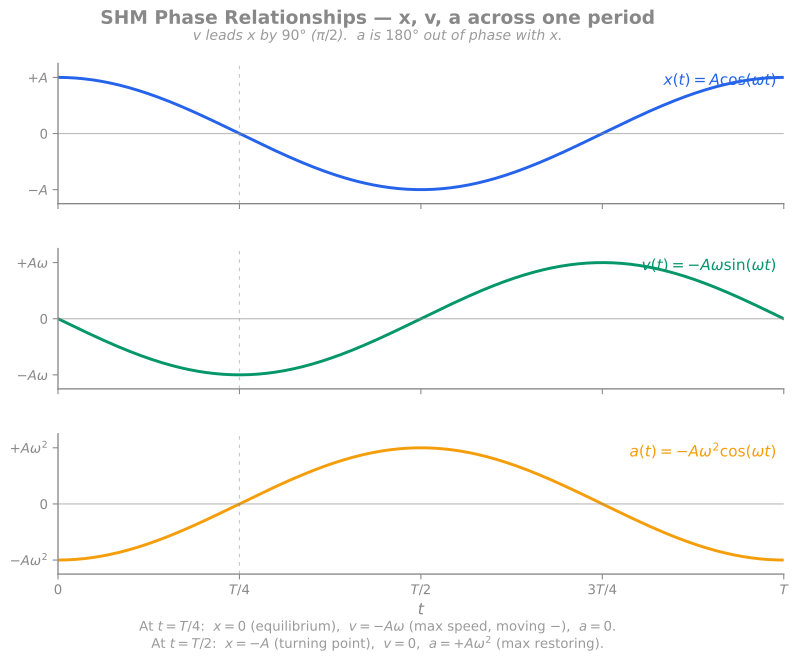

The script that saved this image:
"""
SHM phase relationships — x(t), v(t), a(t) across one period.
Generates shm-phase-relationships.svg in the same directory.

Run from anywhere:
    python "Physics/Mechanics/shm-phase-relationships.py"
"""
import matplotlib
matplotlib.use("Agg")
import matplotlib.pyplot as plt
import numpy as np
from pathlib import Path

# Vault color scheme
TEXT = "#888888"
AXIS = "#888888"
GRID = "#888888"
BLUE = "#2563eb"   # x — position
GREEN = "#059669"  # v — velocity
AMBER = "#f59e0b"  # a — acceleration

# One full period, well sampled
omega = 2 * np.pi          # T = 1 (units are arbitrary; we label fractions of T)
A = 1.0
t = np.linspace(0, 1.0, 1000)

x = A * np.cos(omega * t)
v = -A * omega * np.sin(omega * t)
a = -A * omega**2 * np.cos(omega * t)

fig, axes = plt.subplots(3, 1, figsize=(9, 7), sharex=True)
fig.patch.set_alpha(0)

# Title centred at the top of the figure
fig.suptitle(
    "SHM Phase Relationships — x, v, a across one period",
    color=TEXT, fontsize=14, fontweight="bold", y=0.97,
)
fig.text(
    0.5, 0.925,
    r"$v$ leads $x$ by $90°$ ($\pi/2$).  $a$ is $180°$ out of phase with $x$.",
    color=TEXT, fontsize=10.5, ha="center", style="italic", alpha=0.85,
)

panels = [
    (axes[0], x,  BLUE,  r"$x(t) = A\cos(\omega t)$",          [(-A, "$-A$"), (0, "0"), (A, "$+A$")]),
    (axes[1], v,  GREEN, r"$v(t) = -A\omega\sin(\omega t)$",   [(-A*omega, r"$-A\omega$"), (0, "0"), (A*omega, r"$+A\omega$")]),
    (axes[2], a,  AMBER, r"$a(t) = -A\omega^2\cos(\omega t)$", [(-A*omega**2, r"$-A\omega^2$"), (0, "0"), (A*omega**2, r"$+A\omega^2$")]),
]

# Vertical reference line at t = T/4 across all three subplots
ref_t = 0.25

for ax, y, color, label, yticks in panels:
    ax.plot(t, y, color=color, linewidth=2.2)
    ax.axhline(0, color=AXIS, linewidth=0.9, alpha=0.55)
    ax.axvline(ref_t, color=AXIS, linewidth=0.9, linestyle=(0, (3, 4)), alpha=0.45)

    # y-tick locations and labels
    ax.set_yticks([v for v, _ in yticks])
    ax.set_yticklabels([lbl for _, lbl in yticks])

    # Style: minimal spines, vault grey
    for side in ("top", "right"):
        ax.spines[side].set_visible(False)
    for side in ("left", "bottom"):
        ax.spines[side].set_color(AXIS)
        ax.spines[side].set_linewidth(1.0)
    ax.tick_params(colors=TEXT, length=4, width=0.8)
    ax.set_facecolor("none")

    # Curve label — placed in the upper-right area of each subplot, in the curve's color
    ax.text(
        0.99, 0.93, label,
        transform=ax.transAxes, ha="right", va="top",
        color=color, fontsize=11.5,
    )

    # Y limits with slight padding so labels don't crowd the axes
    ymax = max(abs(min(y)), abs(max(y))) * 1.25
    ax.set_ylim(-ymax, ymax)

# Configure shared x-axis: tick at quarter-period multiples
axes[-1].set_xticks([0, 0.25, 0.5, 0.75, 1.0])
axes[-1].set_xticklabels(["$0$", "$T/4$", "$T/2$", "$3T/4$", "$T$"])
axes[-1].set_xlabel("$t$", color=TEXT, fontsize=12, style="italic")
axes[-1].set_xlim(0, 1.0)

# Bottom caption box (outside the plot area)
fig.text(
    0.5, 0.02,
    r"At $t = T/4$:  $x = 0$ (equilibrium),  $v = -A\omega$ (max speed, moving $-$),  $a = 0$." "\n"
    r"At $t = T/2$:  $x = -A$ (turning point),  $v = 0$,  $a = +A\omega^2$ (max restoring).",
    color=TEXT, fontsize=10, ha="center", alpha=0.85,
)

# Tight layout but leave space for suptitle + bottom caption
plt.subplots_adjust(top=0.89, bottom=0.13, hspace=0.32, left=0.13, right=0.97)

# Output paths
script_dir = Path(__file__).resolve().parent
svg_path = script_dir / "shm-phase-relationships.svg"
png_path = Path("/tmp") / "shm-phase-relationships-verify.png"

plt.savefig(svg_path, format="svg", transparent=True, bbox_inches="tight")
plt.savefig(png_path, format="png", transparent=True, bbox_inches="tight", dpi=150)
plt.close()

print(f"Wrote SVG -> {svg_path}")
print(f"Wrote verification PNG -> {png_path}")
